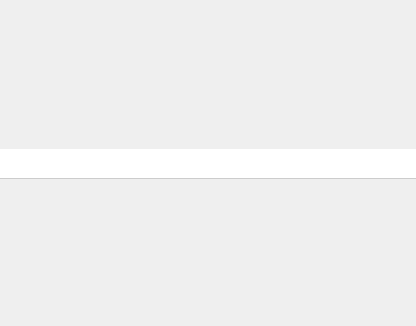
<?xml version="1.0" encoding="UTF-8"?>
<ui version="4.0">
 <class>PopupBrowser</class>
 <widget class="QWidget" name="PopupBrowser">
  <property name="geometry">
   <rect>
    <x>0</x>
    <y>0</y>
    <width>416</width>
    <height>326</height>
   </rect>
  </property>
  <property name="windowTitle">
   <string>Form</string>
  </property>
  <layout class="QVBoxLayout" name="verticalLayout">
   <property name="spacing">
    <number>3</number>
   </property>
   <property name="leftMargin">
    <number>0</number>
   </property>
   <property name="topMargin">
    <number>2</number>
   </property>
   <property name="rightMargin">
    <number>0</number>
   </property>
   <property name="bottomMargin">
    <number>0</number>
   </property>
   <item>
    <widget class="QLineEdit" name="lineEdit">
     <property name="minimumSize">
      <size>
       <width>0</width>
       <height>30</height>
      </size>
     </property>
     <property name="styleSheet">
      <string notr="true">QLineEdit{
border:none;
border-bottom:1px solid #CCCCCC;
}
QLineEdit:hover{
border:1px solid #CCCCCC;
}
QLineEdit:focus{
border:1px solid #A3CFEC;
}</string>
     </property>
    </widget>
   </item>
  </layout>
 </widget>
 <resources/>
 <connections/>
</ui>
